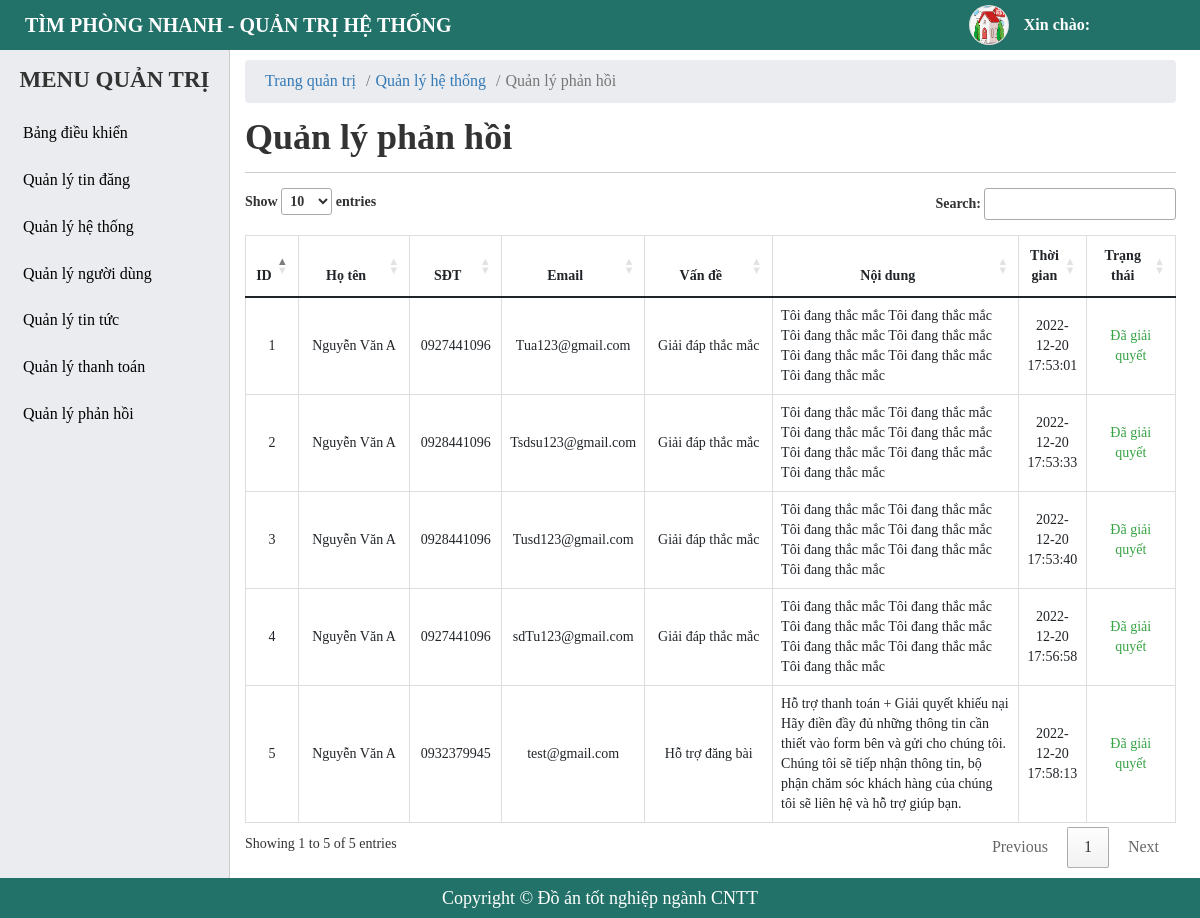
The app's page /admin/contact-manager.php with its own data.
### tables this page shows
CREATE TABLE `tbl_contact` (
  `id` int(11) NOT NULL,
  `name` varchar(255) NOT NULL,
  `phone` varchar(255) NOT NULL,
  `email` varchar(255) NOT NULL,
  `problem` tinyint(4) NOT NULL COMMENT 'vấn đề',
  `content` text NOT NULL COMMENT 'chi tiết, nội dung',
  `status` tinyint(4) NOT NULL DEFAULT 0,
  `created_at` timestamp NOT NULL DEFAULT current_timestamp()
);

### admin/contact-manager.php (the view, shortened to what this page needs)
<?php
    include './include/connect.php';
    $queryCon = $conn->prepare("SELECT * FROM tbl_contact WHERE status = 1");
    $queryCon->execute();
    $resultsCon = $queryCon->fetchAll(PDO::FETCH_OBJ);
?>
<!DOCTYPE html>
<html lang="en">
<head>
    <?php include('include/link-css.php');?>
</head>
<body>
    <?php
     include('include/header.php');
    ?>
    <div id="main">
        <?php
        include('include/sidebar.php');
        ?>
        <div id="main-right">
            <nav aria-label="breadcrumb">
                <ol class="breadcrumb">
                    <li class="breadcrumb-item"><a href="#">Trang quản trị</a></li>
                    <li class="breadcrumb-item"><a href="#">Quản lý hệ thống</a></li>
                    <li class="breadcrumb-item active" aria-current="page">Quản lý phản hồi</li>
                </ol>
            </nav>
            <section class="main-right-title">
                <div class="form-title">
                    <h1>Quản lý phản hồi</h1>
                </div>
            </section>
            <div class="main-right-table">
                <table class="table table-bordered table-post-list" id = "table-manage">
                    <thead>
                        <tr>
                            <th style="width: 5%;" >ID</th>
                            <th style="width: 13%;" >Họ tên</th>
                            <th style="width: 10%;" >SĐT</th>
                            <th style="width: 10%;" >Email</th>
                            <th style="width: 15%;" >Vấn đề</th>
                            <th style="width: 30%;" >Nội dung</th>
                            <th style="width: 7%;" >Thời gian</th>
                            <th style="width: 10%;" >Trạng thái</th>
                        </tr>
                    </thead>
                    <tbody >
                        <?php foreach ($resultsCon as $key => $value) { ?>
                            <tr>
                                <td><?php echo $key+1 ?></td>
                                <td>
                                    <p><?php echo $value -> name ?></p>
                                </td>
                                <td>
                                    <p><?php echo $value -> phone ?></p>
                                </td>
                                <td>
                                    <p><?php echo $value -> email ?></p>
                                </td>
                                <td>
                                    <?php if($value -> problem == 1){ ?>
                                        <p>Giải đáp thắc mắc</p>
                                    <?php }if($value -> problem == 2){ ?>
                                        <p>Hỗ trợ đăng bài</p>
                                    <?php }if($value -> problem == 3){ ?>
                                        <p>Hỗ trợ thanh toán</p>
                                    <?php }if($value -> problem == 4){ ?>
                                        <p>Giải quyết khiếu nại</p>
                                    <?php } ?>
                                </td>
                                <td  style="text-align: left; ">
                                    <p><?php echo $value -> content ?></p>
                                </td>
                                <td>
                                    <p><?php echo $value-> created_at?></p>
                                </td>
                                <td>
                                    <p style = "color: #37a344;">Đã giải quyết</p>
                                </td>
                            </tr>
                        <?php } ?>
                    </tbody>
                </table>
            </div>
        </div>
    </div>
    <?php include('include/footer.php');?>
</body>
</html>

### admin/css/style.css (style rules this page uses)
* { margin: 0; padding: 0; box-sizing: border-box; font-family: "MS Mincho"; }
a, a:hover { text-decoration: none; transition: all 0.3s ease-in-out 0s; -moz-transition: all 0.3s ease-in-out 0s; -o-transition: all 0.3s ease-in-out 0s; -webkit-transition: all 0.3s ease-in-out 0s; -ms-transition: all 0.3s ease-in-out 0s; }
body { height: 100%; }
#main-right { padding: 60px 24px 50px 245px; }
#main-right .breadcrumb { background-color: #eaecef; padding: 10px 20px; margin-bottom: 0; }
#main-right li, #main-right a { font-size: 16px; }
.main-right-title { display: flex; justify-content: space-between; border-bottom: 1px solid #ccc; margin-bottom: 15px; }
.form-title { margin: 15px 0; }
.form-title h1 { font-weight: 700; }
#main-right .table-bordered th, .table-bordered td { text-align: center; font-size: 14px; }
.main-right-table .table-post-list { border-collapse: collapse; }
.table-post-list td { vertical-align: middle !important; white-space: normal; }

### records on screen
tbl_contact: name "Nguyễn Văn A", phone "0927441096", email "Tua123@gmail.com", problem "Giải đáp thắc mắc", content "Tôi đang thắc mắc Tôi đang thắc mắc Tôi đang thắc mắc Tôi đang thắc mắc Tôi đang thắc mắc Tôi đang thắc mắc Tôi đang thắc mắc", created_at "2022-12-20 17:53:01"
tbl_contact: name "Nguyễn Văn A", phone "0928441096", email "Tsdsu123@gmail.com", problem "Giải đáp thắc mắc", content "Tôi đang thắc mắc Tôi đang thắc mắc Tôi đang thắc mắc Tôi đang thắc mắc Tôi đang thắc mắc Tôi đang thắc mắc Tôi đang thắc mắc", created_at "2022-12-20 17:53:33"
tbl_contact: name "Nguyễn Văn A", phone "0928441096", email "Tusd123@gmail.com", problem "Giải đáp thắc mắc", content "Tôi đang thắc mắc Tôi đang thắc mắc Tôi đang thắc mắc Tôi đang thắc mắc Tôi đang thắc mắc Tôi đang thắc mắc Tôi đang thắc mắc", created_at "2022-12-20 17:53:40"
tbl_contact: name "Nguyễn Văn A", phone "0927441096", email "sdTu123@gmail.com", problem "Giải đáp thắc mắc", content "Tôi đang thắc mắc Tôi đang thắc mắc Tôi đang thắc mắc Tôi đang thắc mắc Tôi đang thắc mắc Tôi đang thắc mắc Tôi đang thắc mắc", created_at "2022-12-20 17:56:58"
tbl_contact: name "Nguyễn Văn A", phone "0932379945", email "test@gmail.com", problem "Hỗ trợ đăng bài", content "Hỗ trợ thanh toán + Giải quyết khiếu nại Hãy điền đầy đủ những thông tin cần thiết vào form bên và gửi cho chúng tôi. Chúng tôi sẽ tiếp nhận thông tin, bộ phận chăm sóc khách hàng của chúng tôi sẽ liên hệ và hỗ trợ giúp bạn.", created_at "2022-12-20 17:58:13"
